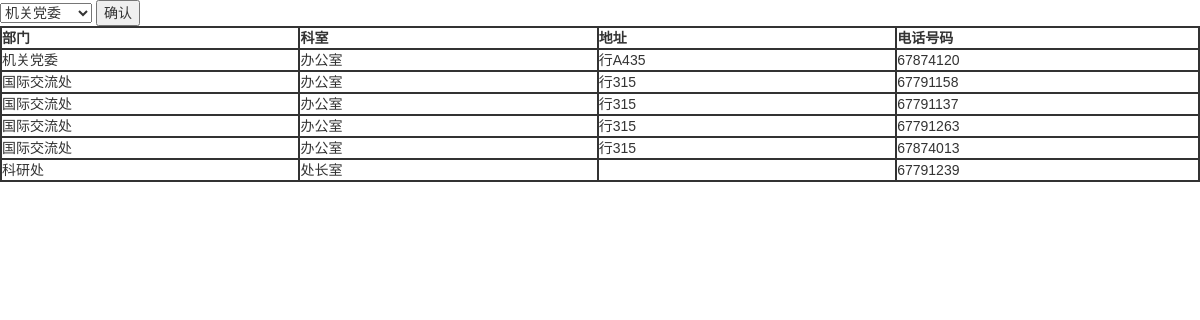
The app's page /home.php with its own data.
### tables this page shows
CREATE TABLE `suesphone` (
  `phone` bigint(50) DEFAULT NULL,
  `department` varchar(50) DEFAULT NULL,
  `office` varchar(50) DEFAULT NULL,
  `address` varchar(50) DEFAULT NULL,
  `id` int(50) NOT NULL,
  PRIMARY KEY (`id`)
);

### home.php (the view, shortened to what this page needs)
<?php
	require_once('connect.php');
	if(!isset($_SESSION["a"]))
	{
		$sql="select * from suesphone";
	}
	$query=mysqli_query($con,$sql);
	if($query&&mysqli_num_rows($query))
	{
		while($row = mysqli_fetch_assoc($query))
		{
			$data[] = $row;
		}
	}
	else
	{
		echo "请求不存在";
		exit;
	}
	$sqli="select distinct department from suesphone";
	$queryi=mysqli_query($con,$sqli);
	if($queryi&&mysqli_num_rows($queryi))
	{
		while($rowi = mysqli_fetch_assoc($queryi))
		{
			$datai[] = $rowi;
		}
	}
	else
	{
		echo "请求不存在";
		exit;
	}
?>
<!DOCTYPE html PUBLIC "-//W3C//DTD XHTML 1.0 Strict//EN" "http://www.w3.org/TR/xhtml1/DTD/xhtml1-strict.dtd">
<html>
	<head>
	    <link rel="stylesheet" href="css/bootstrap.css">
	    <link rel="stylesheet" href="css/bootcss.css">
	    <link rel="stylesheet" href="css/home.css">
	</head>
	<body>
<form action="home.php" method="get">
	<select name="sel" name="sel">
<?php
	if(empty($datai))
	{
		echo "数据不存在";
	}
	else
	{
		foreach ($datai as $valuei)
		{
		?>
		<option value="<?php echo $valuei['department']?>"><?php echo $valuei['department']?></option>
<?php
		}
	}
?>
	</select>
	<input type="submit" value="确认">
</form>
	<div >
	<table class="mycenter">
		<tr>
			<th>部门</th><th>科室</th><th>地址</th><th>电话号码</th>
		</tr>
		<?php
			if(empty($data))
			{
				echo "数据不存在";
			}
			else
			{
				foreach ($data as $value)
				{
		?>
				<tr>
					<td><?php echo $value['department']?></td>
					<td><?php echo $value['office']?></td>
					<td><?php echo $value['address']?></td>
					<td><?php echo $value['phone']?></td>
				</tr>
		<?php
				}
			}
		?>
	</table>
	</div>
	</body>
</html>

### css/home.css (style rules this page uses)
body,button, input, select, textarea,h1 ,h2, h3, h4, h5, h6 { font-family: Microsoft YaHei,'����' , Tahoma, Helvetica, Arial, "\5b8b\4f53", sans-serif; }

### home.php (style rules this page uses)
table tr td { border: 2px solid; width:5%; }
th { border: 2px solid; width:5%; }
.mycenter { margin: 0 auto; }

### records on screen
suesphone: department "机关党委", office "办公室", address "行A435", phone "67874120"
suesphone: department "国际交流处", office "办公室", address "行315", phone "67791158"
suesphone: department "国际交流处", office "办公室", address "行315", phone "67791137"
suesphone: department "国际交流处", office "办公室", address "行315", phone "67791263"
suesphone: department "国际交流处", office "办公室", address "行315", phone "67874013"
suesphone: department "科研处", office "处长室", phone "67791239"

### other values on screen
form field sel "机关党委"
